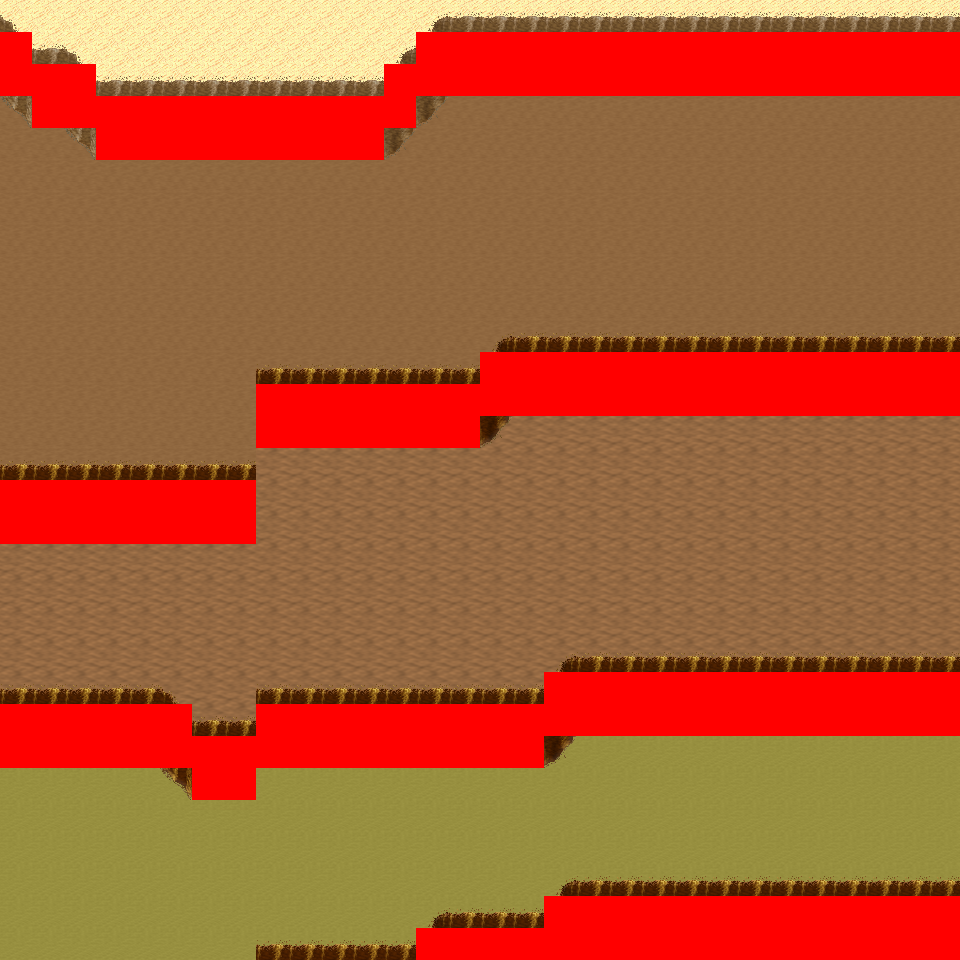

A 2D game scene composited from a Tiled map and its tileset images. What follows is a short description and the map's XML, with each tile layer's data collapsed to a summary:
An orthogonal 30x30 tile map with 32x32 px tiles, 6 tile layers (Ground, Object, Object2, Above, ...), 8 tilesets and 6 objects (6x mapExit).

<map version="1.0" orientation="orthogonal" renderorder="right-down" width="30" height="30" tilewidth="32" tileheight="32" nextobjectid="7">
  <tileset firstgid="1" name="tileset_logic_collision" tilewidth="32" tileheight="32" tilecount="1" columns="1">
    <image source="../drawable/tileset_logic_collision.png" width="32" height="32" />
  </tileset>
  <tileset firstgid="2" name="tileset_ground_ground" tilewidth="32" tileheight="32" tilecount="33" columns="3">
    <image source="../drawable/tileset_ground_ground.png" width="96" height="352" />
  </tileset>
  <tileset firstgid="35" name="tileset_ground_ridge_earth_pale" tilewidth="32" tileheight="32" tilecount="96" columns="12">
    <image source="../drawable/tileset_ground_ridge_earth_pale.png" width="384" height="256" />
  </tileset>
  <tileset firstgid="131" name="tileset_ground_ridge_earth_dark" tilewidth="32" tileheight="32" tilecount="96" columns="12">
    <image source="../drawable/tileset_ground_ridge_earth_dark.png" width="384" height="256" />
  </tileset>
  <tileset firstgid="227" name="tileset_terrain_desert" tilewidth="32" tileheight="32" tilecount="88" columns="8">
    <image source="../drawable/tileset_terrain_desert.png" width="256" height="352" />
  </tileset>
  <tileset firstgid="315" name="tileset_plant_tree_tree_darkgreen" tilewidth="32" tileheight="32" tilecount="88" columns="8">
    <image source="../drawable/tileset_plant_tree_tree_darkgreen.png" width="256" height="352" />
  </tileset>
  <tileset firstgid="403" name="tileset_plant_cactus_2" tilewidth="32" tileheight="32" tilecount="10" columns="5">
    <image source="../drawable/tileset_plant_cactus_2.png" width="160" height="64" />
  </tileset>
  <tileset firstgid="413" name="tileset_ground_sand_2" tilewidth="32" tileheight="32" tilecount="15" columns="5">
    <image source="../drawable/tileset_ground_sand_2.png" width="160" height="96" />
  </tileset>
  <layer name="Ground" width="30" height="30">
    <data>[900 cells, 900 non-empty, 4 distinct tile ids]</data>
  </layer>
  <layer name="Object" width="30" height="30">
    <data>[900 cells, 329 non-empty, 22 distinct tile ids]</data>
  </layer>
  <layer name="Object2" width="30" height="30">
    <data>[900 cells, 0 non-empty, 0 distinct tile ids]</data>
  </layer>
  <layer name="Above" width="30" height="30">
    <data>[900 cells, 0 non-empty, 0 distinct tile ids]</data>
  </layer>
  <layer name="Above2" width="30" height="30">
    <data>[900 cells, 0 non-empty, 0 distinct tile ids]</data>
  </layer>
  <layer name="Walkable" width="30" height="30">
    <data>[900 cells, 210 non-empty, 1 distinct tile ids]</data>
  </layer>
  <objectgroup name="MapEvents">
    <object id="1" name="north" type="mapExit" x="0" y="0" width="960" height="32">
      <properties>
        <property name="map" value="level_0_x21_y146" />
        <property name="x" value="0" />
        <property name="y" value="28" />
      </properties>
    </object>
    <object id="2" name="south" type="mapExit" x="0" y="928" width="416" height="32">
      <properties>
        <property name="map" value="level_0_x21_y148" />
        <property name="x" value="0" />
        <property name="y" value="1" />
      </properties>
    </object>
    <object id="3" name="west" type="mapExit" x="0" y="0" width="32" height="32">
      <properties>
        <property name="map" value="level_0_x20_y147" />
        <property name="x" value="28" />
        <property name="y" value="0" />
      </properties>
    </object>
    <object id="4" name="west2" type="mapExit" x="0" y="96" width="32" height="384">
      <properties>
        <property name="map" value="level_0_x20_y147" />
        <property name="x" value="28" />
        <property name="y" value="3" />
      </properties>
    </object>
    <object id="5" name="west3" type="mapExit" x="0" y="544" width="32" height="160">
      <properties>
        <property name="map" value="level_0_x20_y147" />
        <property name="x" value="28" />
        <property name="y" value="17" />
      </properties>
    </object>
    <object id="6" name="west4" type="mapExit" x="0" y="768" width="32" height="192">
      <properties>
        <property name="map" value="level_0_x20_y147" />
        <property name="x" value="28" />
        <property name="y" value="24" />
      </properties>
    </object>
  </objectgroup>
</map>
